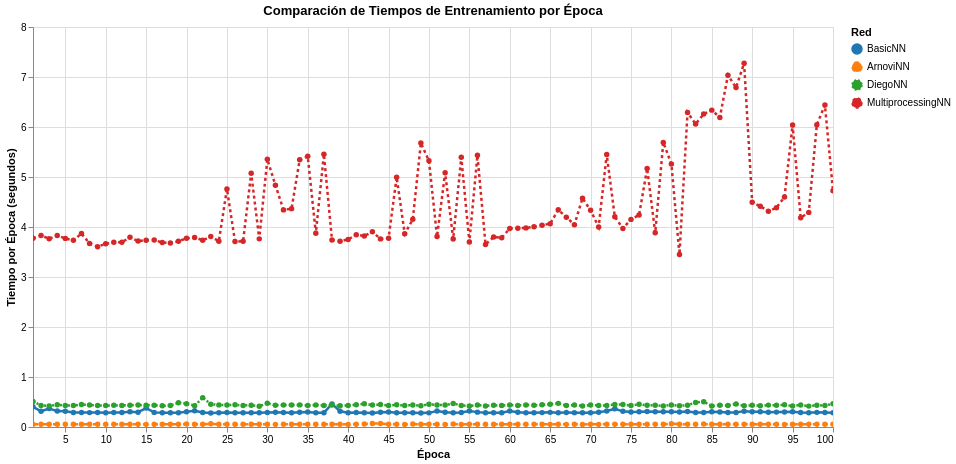

Write notebook code for a chart like this one.
### Markdown cell above
## 8. Gráfico de Tiempos de Entrenamiento por Época

### Code cell
# Gráfico de tiempos por época
chart_times = alt.Chart(df_times).mark_line(point=True, size=2.5).encode(
    x=alt.X('Epoch:Q', title='Época', scale=alt.Scale(nice=False)),
    y=alt.Y('Time (seconds):Q', title='Tiempo por Época (segundos)'),
    color=alt.Color('Network:N', title='Red',
                    scale=alt.Scale(domain=['BasicNN', 'ArnoviNN', 'DiegoNN', 'MultiprocessingNN'],
                                   range=['#1f77b4', '#ff7f0e', '#2ca02c', '#d62728'])),
    strokeDash=alt.StrokeDash('Network:N',
                             scale=alt.Scale(domain=['BasicNN', 'ArnoviNN', 'DiegoNN', 'MultiprocessingNN'],
                                           range=[[], [5, 5], [2, 2], [3, 3]])),
    tooltip=['Epoch:Q', 'Network:N', alt.Tooltip('Time (seconds):Q', format='.4f')]
).properties(
    width=800,
    height=400,
    title='Comparación de Tiempos de Entrenamiento por Época'
).interactive()

chart_times.show()
print("✓ Gráfico de tiempos por época mostrado")

### Figure 1 — Vega-Lite specification as saved in the notebook (floating-point values rounded to 4 significant figures; data arrays with more than 128 entries replaced by an {"elided": "..."} marker saying what was removed)
{"config": {"view": {"continuousWidth": 300, "continuousHeight": 300}}, "data": {"name": "data-1199e5c147ea656ade4747ec1f760468"}, "mark": {"type": "line", "point": true, "size": 2.5}, "encoding": {"color": {"field": "Network", "scale": {"domain": ["BasicNN", "ArnoviNN", "DiegoNN", "MultiprocessingNN"], "range": ["#1f77b4", "#ff7f0e", "#2ca02c", "#d62728"]}, "title": "Red", "type": "nominal"}, "strokeDash": {"field": "Network", "scale": {"domain": ["BasicNN", "ArnoviNN", "DiegoNN", "MultiprocessingNN"], "range": [[], [5, 5], [2, 2], [3, 3]]}, "type": "nominal"}, "tooltip": [{"field": "Epoch", "type": "quantitative"}, {"field": "Network", "type": "nominal"}, {"field": "Time (seconds)", "format": ".4f", "type": "quantitative"}], "x": {"field": "Epoch", "scale": {"nice": false}, "title": "Época", "type": "quantitative"}, "y": {"field": "Time (seconds)", "title": "Tiempo por Época (segundos)", "type": "quantitative"}}, "height": 400, "params": [{"name": "param_1e9efca18e7a2868", "select": {"type": "interval", "encodings": ["x", "y"]}, "bind": "scales"}], "title": "Comparación de Tiempos de Entrenamiento por Época", "width": 800, "$schema": "https://vega.github.io/schema/vega-lite/v6.1.0.json", "datasets": {"data-1199e5c147ea656ade4747ec1f760468": {"elided": "400 records"}}}
